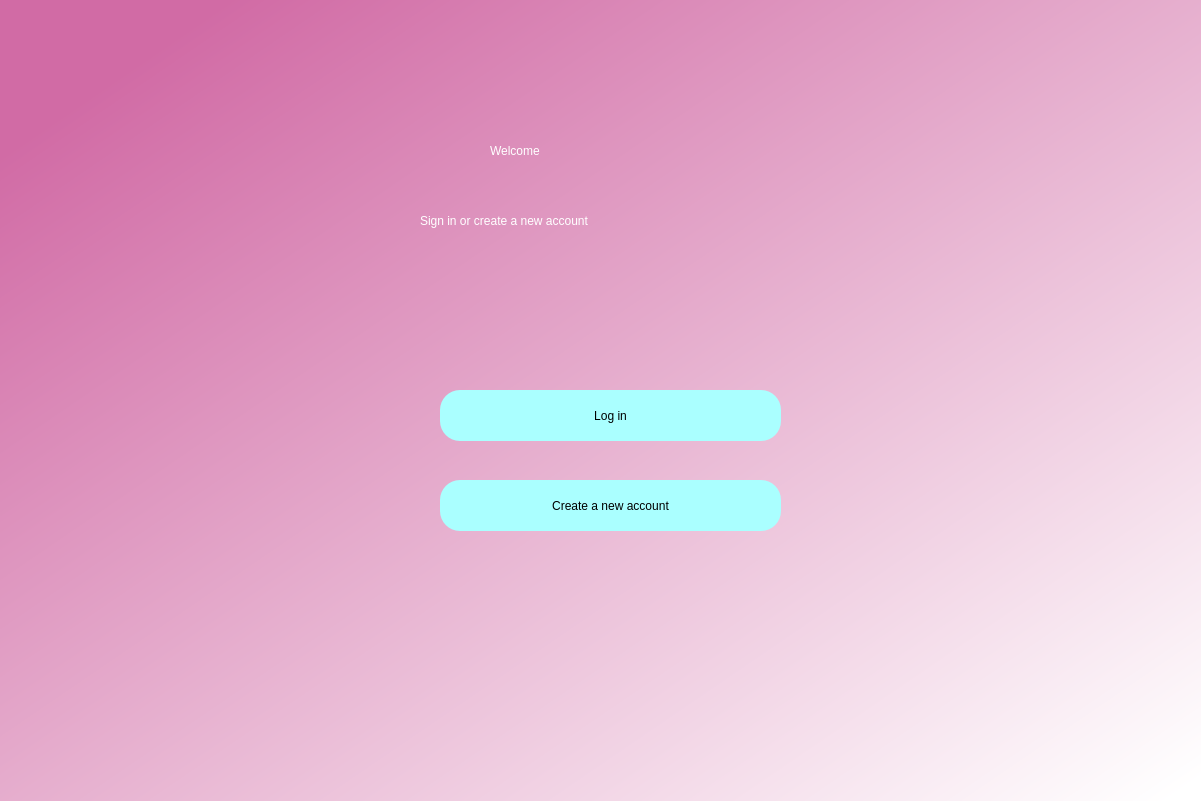
<?xml version="1.0" encoding="UTF-8"?>
<ui version="4.0">
 <class>MainWindow</class>
 <widget class="QMainWindow" name="MainWindow">
  <property name="geometry">
   <rect>
    <x>0</x>
    <y>0</y>
    <width>1201</width>
    <height>801</height>
   </rect>
  </property>
  <property name="windowTitle">
   <string>MainWindow</string>
  </property>
  <widget class="QWidget" name="centralwidget">
   <widget class="QWidget" name="bgwidget" native="true">
    <property name="geometry">
     <rect>
      <x>0</x>
      <y>0</y>
      <width>1201</width>
      <height>801</height>
     </rect>
    </property>
    <property name="styleSheet">
     <string notr="true">QWidget#bgwidget{
background-color:qlineargradient(spread:pad, x1:0.091, y1:0.101636, x2:0.991379, y2:0.977, stop:0 rgba(209, 107, 165, 255), stop:1 rgba(255, 255, 255, 255));}</string>
    </property>
    <widget class="QLabel" name="label">
     <property name="geometry">
      <rect>
       <x>490</x>
       <y>120</y>
       <width>251</width>
       <height>61</height>
      </rect>
     </property>
     <property name="styleSheet">
      <string notr="true">font: 36pt &quot;MS Shell Dlg 2&quot;; color:rgb(255, 255, 255)</string>
     </property>
     <property name="text">
      <string>Welcome</string>
     </property>
    </widget>
    <widget class="QLabel" name="label_2">
     <property name="geometry">
      <rect>
       <x>420</x>
       <y>200</y>
       <width>391</width>
       <height>41</height>
      </rect>
     </property>
     <property name="styleSheet">
      <string notr="true">font: 16pt &quot;MS Shell Dlg 2&quot;;color:rgb(255, 255, 255)</string>
     </property>
     <property name="text">
      <string>Sign in or create a new account</string>
     </property>
    </widget>
    <widget class="QPushButton" name="login">
     <property name="geometry">
      <rect>
       <x>440</x>
       <y>390</y>
       <width>341</width>
       <height>51</height>
      </rect>
     </property>
     <property name="styleSheet">
      <string notr="true">border-radius:20px;
background-color: rgb(170, 255, 255);
font: 14pt &quot;MS Shell Dlg 2&quot;;</string>
     </property>
     <property name="text">
      <string>Log in</string>
     </property>
    </widget>
    <widget class="QPushButton" name="create">
     <property name="geometry">
      <rect>
       <x>440</x>
       <y>480</y>
       <width>341</width>
       <height>51</height>
      </rect>
     </property>
     <property name="styleSheet">
      <string notr="true">border-radius:20px;
background-color: rgb(170, 255, 255);
font: 14pt &quot;MS Shell Dlg 2&quot;;</string>
     </property>
     <property name="text">
      <string>Create a new account</string>
     </property>
    </widget>
   </widget>
  </widget>
 </widget>
 <resources/>
 <connections/>
</ui>
